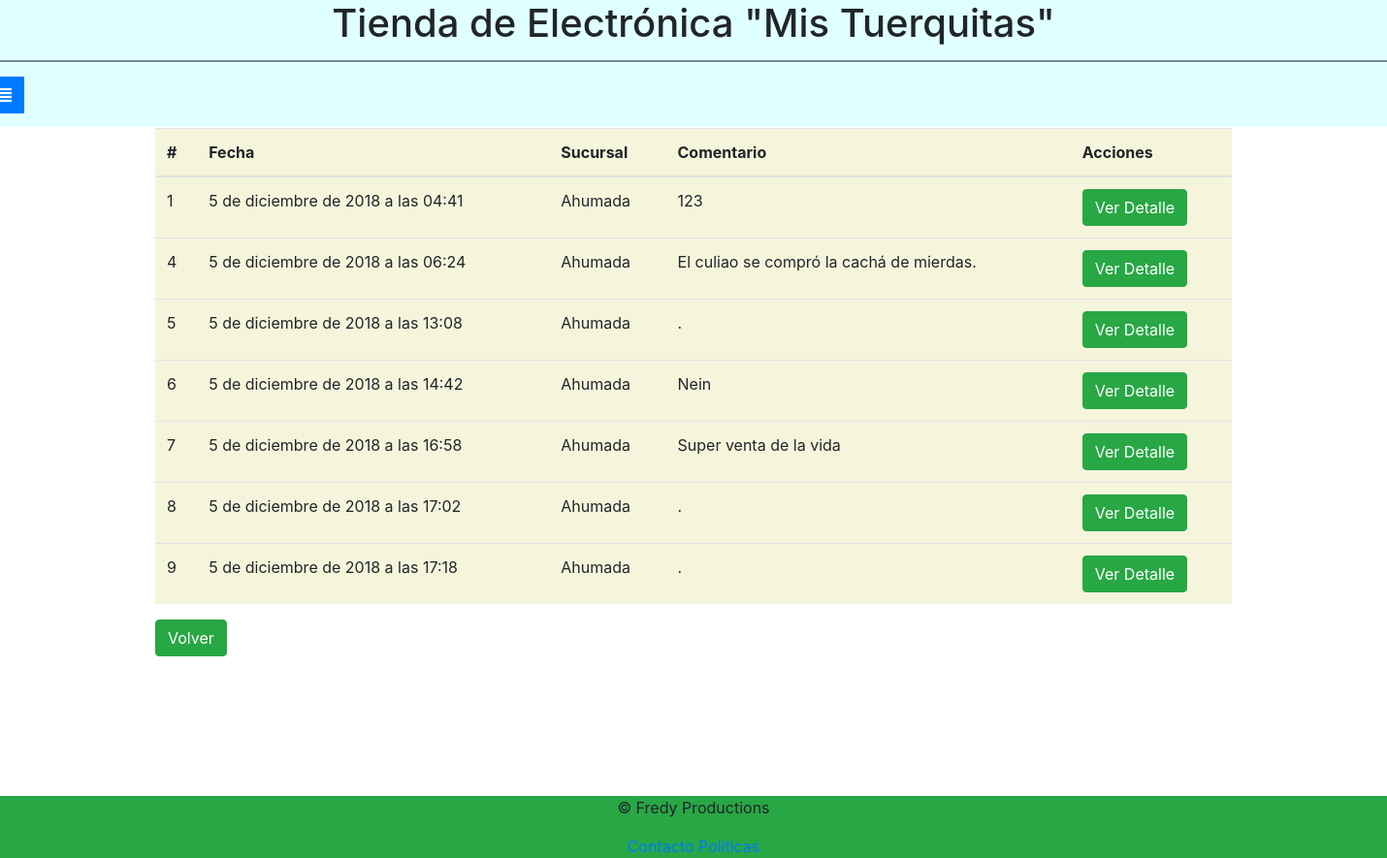
Page /perfil/historial/ (signed in) on the committed database.
### aplicativo/models.py (models this page shows)
class Boleta(models.Model):
    id_boleta = models.AutoField(('ID'),primary_key=True)
    fecha = models.DateTimeField(('Fecha de Venta'), default=datetime.now)
    comentario = models.CharField(max_length=200)
    vendedor = models.ForeignKey(Usuario, on_delete=models.CASCADE)
    sucursal = models.ForeignKey(Tienda, on_delete=models.CASCADE)
    terminada = models.BooleanField(('Estado de Venta'))
    class Meta:
        ordering = ['id_boleta']

class Tienda(models.Model):
    id_tienda = models.AutoField(primary_key=True)
    nombre = models.CharField(max_length=20)
    direccion = models.CharField(max_length=100)
    ciudad = models.CharField(max_length=200)
    comuna = models.CharField(max_length=200)
    telefono = models.PositiveIntegerField(('Número de Teléfono'), validators=[MinValueValidator(1), MaxValueValidator(999999999)])
    correo = models.EmailField()
    encargado = models.CharField(max_length=12)

### aplicativo/views.py (the view)
# urls.py: path(r'perfil/historial/', views.VentasVendedor, name="historial"),
def VentasVendedor(request):
    if request.user.is_authenticated:
        stats = Boleta.objects.filter(vendedor=request.user, terminada=True)
        print(stats)
        return render(request, 'Mantenedores/Usuario/historialVentas.html', {'ventas':stats})
    else:
        return redirect('appSupp:error')

### aplicativo/templates/Mantenedores/Usuario/historialVentas.html
{% extends "Base/base.html" %}
{% block content %}
<section>
    <div class="col-3">
    </div>
    <table class="table" style="background-color: beige">
            <thead>
                <tr>
                    <th scope="col">#</th>
                    <th scope="col">Fecha</th>
                    <th scope="col">Sucursal</th>
                    <th scope="col">Comentario</th>
                    <th scope="col">Acciones</th>
                </tr>
            </thead>
            {% for x in ventas %}
            <div class="row">
                <tr>
                    <td>{{ x.id_boleta }}</td>
                    <td>{{ x.fecha }}</td>
                    <td>{{ x.sucursal.nombre }}</td>
                    <td>{{ x.comentario }}</td>
                    <td>
                        <a href="{% url 'appSupp:detalle' x.id_boleta %}" class="btn btn-success">Ver Detalle</a>
                    </td>
                </tr>
            </div>
            {% endfor %}
        </table>
        <a class="btn btn-success" href="{% url 'appSupp:perfilVendedor' %}">Volver</a>
</section>
{% endblock %}

### aplicativo/static/css/main.css (style rules this page uses)
body { background: url("/static/img/fondo.jpg") no-repeat center center fixed; -webkit-background-size: cover; -moz-background-size: cover; -o-background-size: cover; background-size: cover; }

### rows in the picture
Boleta: id_boleta "1", fecha "5 de diciembre de 2018 a las 04:41", sucursal.nombre "Ahumada", comentario "123"
Boleta: id_boleta "4", fecha "5 de diciembre de 2018 a las 06:24", sucursal.nombre "Ahumada", comentario "El culiao se compró la cachá de mierdas."
Boleta: id_boleta "5", fecha "5 de diciembre de 2018 a las 13:08", sucursal.nombre "Ahumada", comentario "."
Boleta: id_boleta "6", fecha "5 de diciembre de 2018 a las 14:42", sucursal.nombre "Ahumada", comentario "Nein"
Boleta: id_boleta "7", fecha "5 de diciembre de 2018 a las 16:58", sucursal.nombre "Ahumada", comentario "Super venta de la vida"
Boleta: id_boleta "8", fecha "5 de diciembre de 2018 a las 17:02", sucursal.nombre "Ahumada", comentario "."
Boleta: id_boleta "9", fecha "5 de diciembre de 2018 a las 17:18", sucursal.nombre "Ahumada", comentario "."
